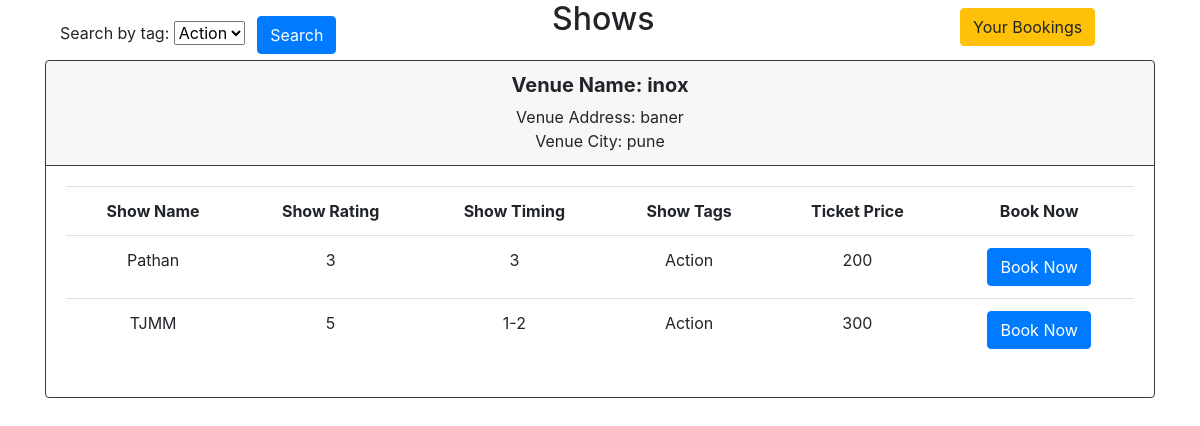
/user_dashboard/1, run on the app's committed database.
### app.py (models this page shows)
class Venue(db.Model):
    __tablename__='venue'
    venue_id=db.Column(db.Integer,autoincrement=True, primary_key=True)
    venue_name=db.Column(db.String,nullable=False)
    venue_address=db.Column(db.String,nullable=False)
    venue_city=db.Column(db.String,nullable=False)
    venue_capacity=db.Column(db.Integer,nullable=False)

class Show(db.Model):
    __tablename__='show'
    show_id=db.Column(db.Integer, autoincrement=True, primary_key=True)
    show_name=db.Column(db.String,nullable=False)
    show_rating=db.Column(db.Integer)
    show_timing=db.Column(db.String)
    show_tags=db.Column(db.String)
    show_ticket_price=db.Column(db.Integer)
    show_capacity=db.Column(db.Integer)
    show_tickets_sold=db.Column(db.Integer)
    show_collection=db.Column(db.Integer)

### app.py (the view, shortened to what this page needs)
@app.route("/user_dashboard/<int:user_id>", methods=["GET","POST"])
def user_dashboard(user_id):
    if request.method=='GET':
        curr_user_dash=[]
        search_by_tag=set()
        all_venues=Venue.query.all()
        user_name=User.query.filter_by(user_id=user_id).first()
        user_name=user_name.user_name
        for venu in all_venues:
            venue_id,v_name=venu.venue_id,venu.venue_name
            venue_address,venue_city=venu.venue_address,venu.venue_city
            all_shows=Reservation.query.filter_by(rvenue_id=venue_id).all()
            curr_venue_detail={}
            curr_venue_detail[(venue_id,v_name,venue_address,venue_city)]=[]
            for show in all_shows:
                curr_show_rating=[]
                show_id=show.rshow_id
                all_shows_for_rating_cal=Bookings.query.filter_by(bshow_id=show_id).all()
                for rating_cal in all_shows_for_rating_cal:
                    if rating_cal.brating:
                        curr_show_rating.append(rating_cal.brating)
                curr_show=Show.query.filter_by(show_id=show_id).first()
                if curr_show_rating:
                    curr_show.show_rating=sum(curr_show_rating)/len(curr_show_rating)
                    db.session.commit()
                search_by_tag.add(curr_show.show_tags)
                curr_venue_detail[(venue_id,v_name,venue_address,venue_city)].append([curr_show.show_name,
                                                                                    curr_show.show_rating,
                                                                                    curr_show.show_timing,
                                                                                    curr_show.show_tags,
                                                                                    curr_show.show_ticket_price,
                                                                                    show_id
                                                                                    ])
            curr_user_dash.append(curr_venue_detail)
        return render_template('user_dashboard.html',curr_user_dash=curr_user_dash,
                            user_name=user_name,user_id=user_id,search_by_tag=search_by_tag)

### templates/user_dashboard.html (shortened to what this page needs)
<!DOCTYPE html>
<html lang="en">
<head>
    <link rel="stylesheet" href="{{ url_for('static', filename='css/bootstrap.css' ) }}">
</head>
<body>
    <div>
        <h2 style="position: absolute; left: 46%; top: 0; margin: 0;">Shows</h2>
    </div>
    <div class="pt-2" style="position: absolute; top: 0; left: 80%; margin: 0;">
        <a href="/user/{{user_id}}/user_bookings" class="btn btn-warning">Your Bookings</a>
    </div>
    <form action="/user_dashboard/{{user_id}}" method="POST" id="user_dashboard">
        <div class="container">
            <div class="pt-3" style="position: absolute; left: 5%; top: 0; margin: 0;">
                <label for="tags">Search by tag: </label>
                <select name="tags" id="tags">
                    {% for show_tag in search_by_tag %}
                        <option value="{{ show_tag }}">{{ show_tag }}</option>
                    {% endfor %}
                </select>
                <span class="pl-2">
                    <button class="btn btn-primary btn-md" style="left: 2%" type="submit">Search</button>
                </span>
            </div>
        </div>
    </form>
    {% if curr_user_dash|length == 0 %}
        <div class="container vertical-center" style="width: 100%">
            <div class="horizontal-center text-center pt-5">
                <h4>No Show Found!!!</h4>
            </div>
        </div>
    {% else %}
        <div class="container">
            <div style="padding-top: 60px;" class="row">
                {% for venue_detail in curr_user_dash %}
                    {% for venue in venue_detail %}
                    <div class="col-12 pb-5">
                        <div class="card text-center border-dark">
                            <div class="card-header border-dark">
                                <div><h5><b>Venue Name: {{venue[1]}}</b></h5></div>
                                <div>Venue Address: {{venue[2]}}</div>
                                <div>Venue City: {{venue[3]}}</div>
                            </div>
                            <div class="card-body">
                                {% if venue_detail[venue]|length == 0 %}
                                    <h6>No Show Found!!!</h6>
                                {% else %}
                                    <table class="table" id="show-bookings">
                                        <tr>
                                            <th>Show Name</th>
                                            <th>Show Rating</th>
                                            <th>Show Timing</th>
                                            <th>Show Tags</th>
                                            <th>Ticket Price</th>
                                            <th>Book Now</th>
                                        </tr>
                                    {% for show in venue_detail[venue] %}
                                            <tr>
                                                <td>{{ show[0] }}</td>
                                                <td>{{ show[1] }}</td>
                                                <td>{{ show[2] }}</td>
                                                <td>{{ show[3] }}</td>
                                                <td>{{ show[4] }}</td>
                                                <td><a class="btn btn-primary" href="/user/{{user_id}}/create_booking/{{venue[0]}}/{{show[5]}}">Book Now</a></td>
                                            </tr>
                                    {% endfor %}
                                    </table>
                                {% endif %}
                            </div>
                        </div>
                    </div>
                    {%endfor%}
                {%endfor%}
             </div>
        </div>
    {% endif %}
</body>
</html>

### data on the page
Venue: venue_name "inox", venue_address "baner", venue_city "pune"
Show: show_name "Pathan", show "3", show_rating "3", show_tags "Action", show_ticket_price "200"
Show: show_name "TJMM", show_rating "5", show_timing "1-2", show_tags "Action", show_ticket_price "300"

### other printed values
form field tags "Action"
